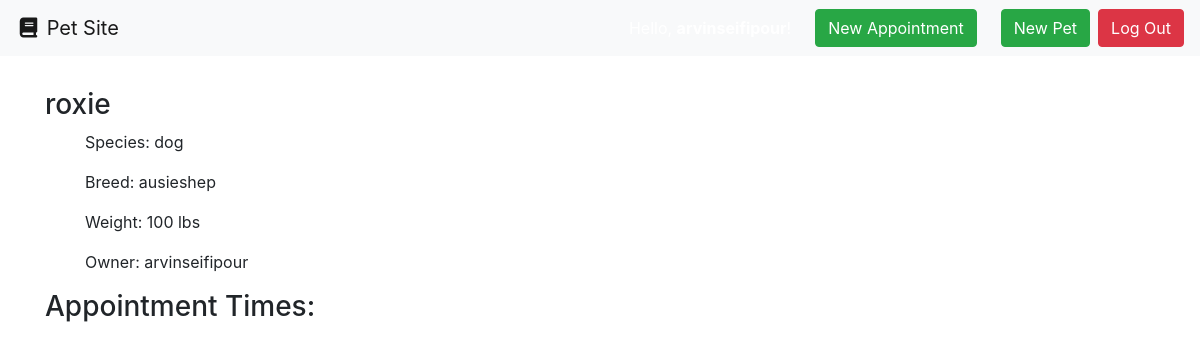
Before: /one_pet/1 (signed in) with the older database file.
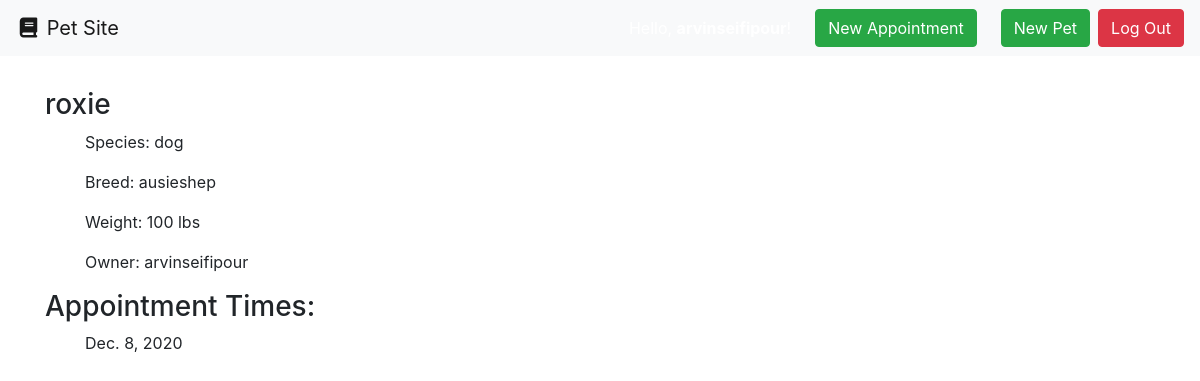
After: the same page with the newer database file.
### pets/models.py (models this page shows, shortened)
class Appointment(models.Model):
    date_of_appointment = models.DateField(blank=True, null=True)
    duration_minutes = models.IntegerField(null=True)
    special_instructions = models.CharField(max_length=100)
    pet = models.ForeignKey(Pet, on_delete=models.CASCADE)

### pets/views.py (the view)
# urls.py: path('one_pet/<int:pet_id>', views.one_pet, name="pet"),
def one_pet(request, pet_id):
    context = {
    'pet': Pet.objects.get(id=pet_id),
    'appointments' : Appointment.objects.filter(pet=pet_id).order_by('date_of_appointment')
    }
    return render(request, 'one_pet.html', context)

### pets/templates/one_pet.html
{% extends "base.html" %}
{% block content %}
{% if request.user.is_authenticated %}
  <h3>{{pet.pet_name}}</h3>
  <ul>
      <p>Species: {{pet.species}}</p>
      <p>Breed: {{pet.breed}}</p>
      <p>Weight: {{pet.weight_in_pounds}} lbs</p>
      <p>Owner: {{pet.Owner}}</p>
  </ul>
  <h3>Appointment Times: </h3>
  {% for appointment in appointments %}
      <ul>
          <p>{{appointment.date_of_appointment}}</p>
      </ul>
  {% endfor %}
{% else %}
Please log in to view the rest of the pet site.
{% endif %}
{% endblock %}

Changed rows visible on the page:
added Appointment: date_of_appointment "Dec. 8, 2020"
